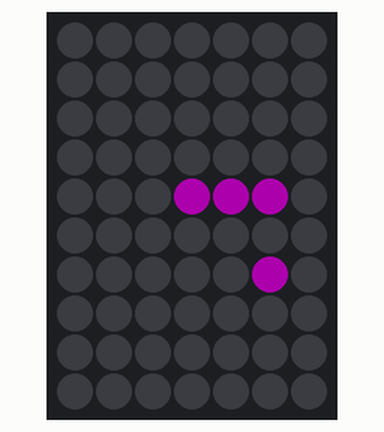
This sketch was run on a simulated Arduino Mega 2560, built with avr-gcc and run on an emulated ATmega2560. Parts: 7×10 RGB LED matrix (first LED top left, wired row by row). Dim RGB values are drawn brighter than linear; random numbers use the default seed unless the sketch sets one.

Above: at 0.77 s.
At 6.6 s:
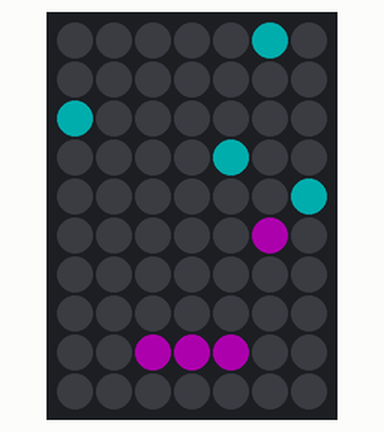
At 13.28 s:
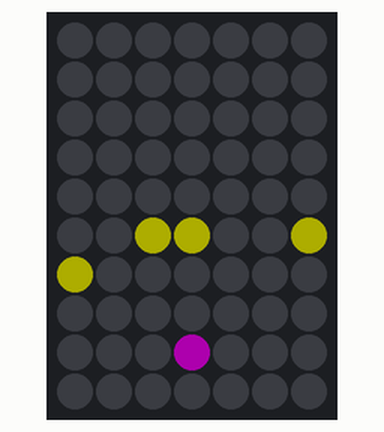
At 20.1 s:
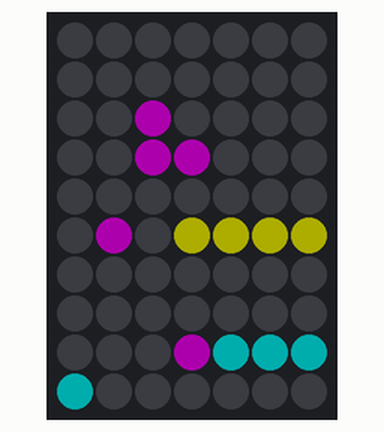
At 26.1 s:
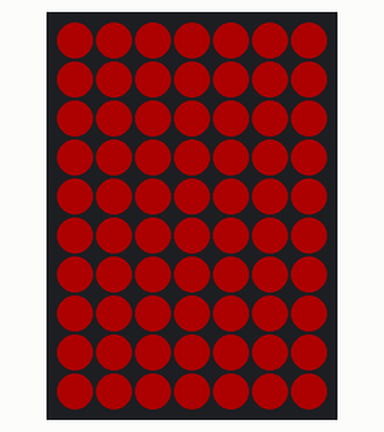
At 36.3 s:
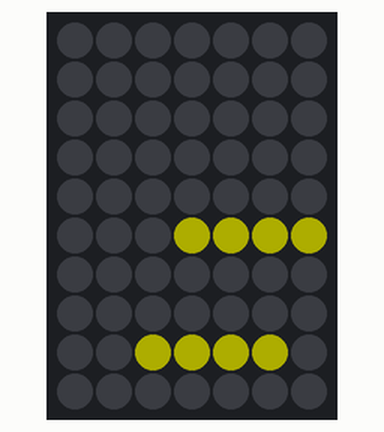

Measured:
- what the display in image 0 shows lasts 0.5 s, from 0.5 s to 1.0 s
- what the display in image 4 shows lasts 2.0 s, from 26.0 s to 28.0 s

The sketch:

SelfTetris.ino
```cpp
#include <FastLED.h>

// ---------------------------
// Board & LED Setup
// ---------------------------
#define BOARD_WIDTH 7
#define BOARD_HEIGHT 10
#define NUM_LEDS 70
#define DATA_PIN 22
#define BRIGHTNESS 50

CRGB leds[NUM_LEDS];

// LED Matrix Mapping (row-major; same as used in the Brick game example)
int matrix[BOARD_HEIGHT][BOARD_WIDTH] = {
  {69, 50, 49, 30, 29, 10, 9},
  {68, 51, 48, 31, 28, 11, 8},
  {67, 52, 47, 32, 27, 12, 7},
  {66, 53, 46, 33, 26, 13, 6},
  {65, 54, 45, 34, 25, 14, 5},
  {64, 55, 44, 35, 24, 15, 4},
  {63, 56, 43, 36, 23, 16, 3},
  {62, 57, 42, 37, 22, 17, 2},
  {61, 58, 41, 38, 21, 18, 1},
  {60, 59, 40, 39, 20, 19, 0}
};

// ---------------------------
// Game Board State
// ---------------------------
// Each cell holds a CRGB color; CRGB::Black means empty.
CRGB board[BOARD_HEIGHT][BOARD_WIDTH];

// ---------------------------
// Tetromino Definitions
// ---------------------------
// Three pieces: I, O, and T.
// Each tetromino is defined by 4 rotations and each rotation has 4 blocks
// (with x,y offsets relative to the piece's origin).
#define NUM_TETROMINO 3
const int tetrominoes[NUM_TETROMINO][4][4][2] = {
  // I Piece – Cyan
  {
    { {0,0}, {1,0}, {2,0}, {3,0} },
    { {0,0}, {0,1}, {0,2}, {0,3} },
    { {0,0}, {1,0}, {2,0}, {3,0} },
    { {0,0}, {0,1}, {0,2}, {0,3} }
  },
  // O Piece – Yellow
  {
    { {0,0}, {1,0}, {0,1}, {1,1} },
    { {0,0}, {1,0}, {0,1}, {1,1} },
    { {0,0}, {1,0}, {0,1}, {1,1} },
    { {0,0}, {1,0}, {0,1}, {1,1} }
  },
  // T Piece – Magenta
  {
    { {0,0}, {1,0}, {2,0}, {1,1} },
    { {1,0}, {0,1}, {1,1}, {1,2} },
    { {1,0}, {0,1}, {1,1}, {2,1} },
    { {0,1}, {1,0}, {1,1}, {1,2} }
  }
};

CRGB tetrominoColors[NUM_TETROMINO] = { CRGB::Cyan, CRGB::Yellow, CRGB::Magenta };

// ---------------------------
// Active Piece Structure
// ---------------------------
struct Piece {
  uint8_t type;      // 0: I, 1: O, 2: T
  uint8_t rotation;  // 0-3
  int x, y;          // Top-left of the piece's bounding box on the board
};

Piece currentPiece;

// ---------------------------
// Game Control Variables
// ---------------------------
bool gameOver = false;
unsigned long lastUpdateTime = 0;
unsigned long gameSpeed = 500;  // Time interval (ms) for piece drop

// Scoring constants for placement simulation.
#define HOLE_PENALTY 3
#define LINE_CLEAR_BONUS 10
#define MAX_HEIGHT_PENALTY 1

// ---------------------------
// Function Prototypes
// ---------------------------
void clearBoard();
void spawnPiece();
bool canPlace(Piece p, int newX, int newY, uint8_t newRotation);
void lockPiece();
void clearLines();
void updateDisplay();
void performStrategicMove();
void findBestPlacement(int *bestX, int *bestRotation);
int simulateCandidateScore(Piece candidate, int testX, int landingY, uint8_t testRot);
void gameOverSequence();

// ---------------------------
// Setup Function
// ---------------------------
void setup() {
  FastLED.addLeds<NEOPIXEL, DATA_PIN>(leds, NUM_LEDS);
  FastLED.setBrightness(BRIGHTNESS);
  randomSeed(analogRead(0));
  clearBoard();
  spawnPiece();
}

// ---------------------------
// Main Loop
// ---------------------------
void loop() {
  if (gameOver) {
    gameOverSequence();
    return;
  }

  unsigned long currentMillis = millis();
  if (currentMillis - lastUpdateTime >= gameSpeed) {
    // Use strategic moves (with occasional 10% random error).
    performStrategicMove();

    // Attempt to move the piece down.
    if (canPlace(currentPiece, currentPiece.x, currentPiece.y + 1, currentPiece.rotation)) {
      currentPiece.y++;
    } else {
      // Piece has landed—lock it onto the board.
      lockPiece();
      clearLines();
      spawnPiece();
    }

    lastUpdateTime = currentMillis;
    updateDisplay();
  }
}

// ---------------------------
// Clear the Game Board
// ---------------------------
void clearBoard() {
  for (int r = 0; r < BOARD_HEIGHT; r++) {
    for (int c = 0; c < BOARD_WIDTH; c++) {
      board[r][c] = CRGB::Black;
    }
  }
}

// ---------------------------
// Spawn a New Piece at the Top of the Board
// ---------------------------
void spawnPiece() {
  currentPiece.type = random(0, NUM_TETROMINO);
  currentPiece.rotation = 0;
  // Set initial horizontal position based on piece width.
  if (currentPiece.type == 0) {       // I piece (width = 4)
    currentPiece.x = (BOARD_WIDTH - 4) / 2;
  } else if (currentPiece.type == 1) {  // O piece (width = 2)
    currentPiece.x = (BOARD_WIDTH - 2) / 2;
  } else {                            // T piece (width = 3)
    currentPiece.x = (BOARD_WIDTH - 3) / 2;
  }
  currentPiece.y = 0;

  // If the new piece collides immediately, the game is over.
  if (!canPlace(currentPiece, currentPiece.x, currentPiece.y, currentPiece.rotation)) {
    gameOver = true;
  }
}

// ---------------------------
// Check if a Piece Can Be Placed at the Given Position/Rotation
// ---------------------------
bool canPlace(Piece p, int newX, int newY, uint8_t newRotation) {
  for (int i = 0; i < 4; i++) {
    int blockX = newX + tetrominoes[p.type][newRotation][i][0];
    int blockY = newY + tetrominoes[p.type][newRotation][i][1];
    // Check board boundaries.
    if (blockX < 0 || blockX >= BOARD_WIDTH || blockY < 0 || blockY >= BOARD_HEIGHT)
      return false;
    // Check for collision with locked pieces.
    if (board[blockY][blockX] != CRGB::Black)
      return false;
  }
  return true;
}

// ---------------------------
// Lock the Current Piece onto the Board
// ---------------------------
void lockPiece() {
  CRGB color = tetrominoColors[currentPiece.type];
  for (int i = 0; i < 4; i++) {
    int blockX = currentPiece.x + tetrominoes[currentPiece.type][currentPiece.rotation][i][0];
    int blockY = currentPiece.y + tetrominoes[currentPiece.type][currentPiece.rotation][i][1];
    if (blockY >= 0 && blockY < BOARD_HEIGHT && blockX >= 0 && blockX < BOARD_WIDTH)
      board[blockY][blockX] = color;
  }
}

// ---------------------------
// Clear Full Lines and Shift Above Rows Down
// ---------------------------
void clearLines() {
  for (int r = 0; r < BOARD_HEIGHT; r++) {
    bool fullLine = true;
    for (int c = 0; c < BOARD_WIDTH; c++) {
      if (board[r][c] == CRGB::Black) {
        fullLine = false;
        break;
      }
    }
    if (fullLine) {
      // Shift rows down from the cleared line.
      for (int row = r; row > 0; row--) {
        for (int c = 0; c < BOARD_WIDTH; c++) {
          board[row][c] = board[row - 1][c];
        }
      }
      // Clear the top row.
      for (int c = 0; c < BOARD_WIDTH; c++) {
        board[0][c] = CRGB::Black;
      }
    }
  }
}

// ---------------------------
// Update the LED Display from the Board and Active Piece
// ---------------------------
void updateDisplay() {
  FastLED.clear();
  // Draw locked board cells.
  for (int r = 0; r < BOARD_HEIGHT; r++) {
    for (int c = 0; c < BOARD_WIDTH; c++) {
      if (board[r][c] != CRGB::Black)
        leds[matrix[r][c]] = board[r][c];
    }
  }
  // Overlay the current falling piece.
  CRGB pieceColor = tetrominoColors[currentPiece.type];
  for (int i = 0; i < 4; i++) {
    int blockX = currentPiece.x + tetrominoes[currentPiece.type][currentPiece.rotation][i][0];
    int blockY = currentPiece.y + tetrominoes[currentPiece.type][currentPiece.rotation][i][1];
    if (blockX >= 0 && blockX < BOARD_WIDTH && blockY >= 0 && blockY < BOARD_HEIGHT)
      leds[matrix[blockY][blockX]] = pieceColor;
  }
  FastLED.show();
}

// ---------------------------
// Simulate Candidate Placement and Compute a Score
// ---------------------------
int simulateCandidateScore(Piece candidate, int testX, int landingY, uint8_t testRot) {
  CRGB temp[BOARD_HEIGHT][BOARD_WIDTH];
  // Copy current board.
  for (int r = 0; r < BOARD_HEIGHT; r++) {
    for (int c = 0; c < BOARD_WIDTH; c++) {
      temp[r][c] = board[r][c];
    }
  }
  // Simulate locking the candidate piece.
  for (int i = 0; i < 4; i++) {
    int blockX = testX + tetrominoes[candidate.type][testRot][i][0];
    int blockY = landingY + tetrominoes[candidate.type][testRot][i][1];
    if (blockY >= 0 && blockY < BOARD_HEIGHT && blockX >= 0 && blockX < BOARD_WIDTH) {
      temp[blockY][blockX] = tetrominoColors[candidate.type];
    }
  }

  // Count holes: for each column, any empty cell below a filled cell is a hole.
  int holes = 0;
  for (int col = 0; col < BOARD_WIDTH; col++) {
    bool foundBlock = false;
    for (int row = 0; row < BOARD_HEIGHT; row++) {
      if (temp[row][col] != CRGB::Black) {
        foundBlock = true;
      } else if (foundBlock) {
        holes++;
      }
    }
  }

  // Count full lines that would be cleared.
  int linesCleared = 0;
  for (int r = 0; r < BOARD_HEIGHT; r++) {
    bool fullLine = true;
    for (int c = 0; c < BOARD_WIDTH; c++) {
      if (temp[r][c] == CRGB::Black) {
        fullLine = false;
        break;
      }
    }
    if (fullLine) linesCleared++;
  }

  // Compute maximum column height after placement.
  int maxHeight = 0;
  for (int col = 0; col < BOARD_WIDTH; col++) {
    int colHeight = 0;
    for (int row = 0; row < BOARD_HEIGHT; row++) {
      if (temp[row][col] != CRGB::Black) {
        colHeight = BOARD_HEIGHT - row;
        break;
      }
    }
    if (colHeight > maxHeight)
      maxHeight = colHeight;
  }

  // Score: reward deeper landing and line clears; penalize holes and high stacks.
  int score = landingY - HOLE_PENALTY * holes + LINE_CLEAR_BONUS * linesCleared - MAX_HEIGHT_PENALTY * maxHeight;
  return score;
}

// ---------------------------
// Intelligent Move: Aim for the Best Placement with Occasional Random Error
// ---------------------------
void performStrategicMove() {
  // With a 10% chance, perform a random left/right move (simulate error).
  if (random(0, 100) < 10) {
    int move = random(0, 2); // 0: left, 1: right
    if (move == 0 && canPlace(currentPiece, currentPiece.x - 1, currentPiece.y, currentPiece.rotation))
      currentPiece.x--;
    else if (move == 1 && canPlace(currentPiece, currentPiece.x + 1, currentPiece.y, currentPiece.rotation))
      currentPiece.x++;
    return;
  }

  // Otherwise, determine best placement.
  int bestX, bestRot;
  findBestPlacement(&bestX, &bestRot);

  // If the piece's rotation does not match the best rotation,
  // try to rotate. If a direct rotation fails, attempt a simple wall kick.
  if (currentPiece.rotation != bestRot) {
    uint8_t newRot = (currentPiece.rotation + 1) % 4;
    if (canPlace(currentPiece, currentPiece.x, currentPiece.y, newRot)) {
      currentPiece.rotation = newRot;
    } else if (canPlace(currentPiece, currentPiece.x - 1, currentPiece.y, newRot)) {
      currentPiece.x--;
      currentPiece.rotation = newRot;
    } else if (canPlace(currentPiece, currentPiece.x + 1, currentPiece.y, newRot)) {
      currentPiece.x++;
      currentPiece.rotation = newRot;
    }
    // If rotation still isn't possible, fall through to horizontal movement.
  } else {
    // Then move horizontally toward the target column.
    if (currentPiece.x < bestX) {
      if (canPlace(currentPiece, currentPiece.x + 1, currentPiece.y, currentPiece.rotation))
        currentPiece.x++;
    } else if (currentPiece.x > bestX) {
      if (canPlace(currentPiece, currentPiece.x - 1, currentPiece.y, currentPiece.rotation))
        currentPiece.x--;
    }
  }
}

// ---------------------------
// Find Best Placement: Evaluate all valid positions for the current piece,
// and choose the one with the best score based on landing depth, holes, line clears, and board height.
// ---------------------------
void findBestPlacement(int *bestX, int *bestRotation) {
  int bestScore = -10000;
  int chosenX = currentPiece.x;
  int chosenRot = currentPiece.rotation;

  // Try each rotation option.
  for (uint8_t rot = 0; rot < 4; rot++) {
    // Determine horizontal bounds for this rotation.
    int maxOffset = 0;
    for (int i = 0; i < 4; i++) {
      int x_offset = tetrominoes[currentPiece.type][rot][i][0];
      if (x_offset > maxOffset)
        maxOffset = x_offset;
    }
    int maxX = BOARD_WIDTH - maxOffset; // Valid x positions: 0 to maxX-1.

    for (int x = 0; x < maxX; x++) {
      // Check if the piece can be initially placed at (x, 0) for this rotation.
      if (!canPlace(currentPiece, x, 0, rot))
        continue;
      // Simulate dropping from y = 0.
      int landingY = 0;
      while (canPlace(currentPiece, x, landingY + 1, rot)) {
        landingY++;
      }
      // Compute the candidate score.
      int score = simulateCandidateScore(currentPiece, x, landingY, rot);
      if (score > bestScore) {
        bestScore = score;
        chosenX = x;
        chosenRot = rot;
      }
    }
  }

  *bestX = chosenX;
  *bestRotation = chosenRot;
}

// ---------------------------
// Game Over Sequence: Flash Red and Reset
// ---------------------------
void gameOverSequence() {
  for (int i = 0; i < NUM_LEDS; i++) {
    leds[i] = CRGB::Red;
  }
  FastLED.show();
  delay(2000);
  clearBoard();
  gameOver = false;
  spawnPiece();
  updateDisplay();
}
```
